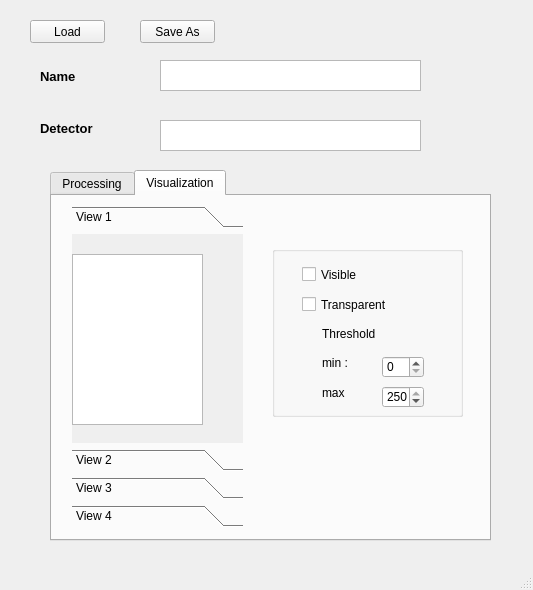
<?xml version="1.0" encoding="UTF-8"?>
<ui version="4.0">
 <class>MainWindow</class>
 <widget class="QMainWindow" name="MainWindow">
  <property name="geometry">
   <rect>
    <x>0</x>
    <y>0</y>
    <width>533</width>
    <height>590</height>
   </rect>
  </property>
  <property name="windowTitle">
   <string>Preset Editor</string>
  </property>
  <property name="animated">
   <bool>true</bool>
  </property>
  <widget class="QWidget" name="centralwidget">
   <widget class="QPushButton" name="loadButton">
    <property name="geometry">
     <rect>
      <x>30</x>
      <y>20</y>
      <width>75</width>
      <height>23</height>
     </rect>
    </property>
    <property name="text">
     <string>Load</string>
    </property>
   </widget>
   <widget class="QPushButton" name="saveAsButton">
    <property name="geometry">
     <rect>
      <x>140</x>
      <y>20</y>
      <width>75</width>
      <height>23</height>
     </rect>
    </property>
    <property name="text">
     <string>Save As</string>
    </property>
    <property name="autoDefault">
     <bool>false</bool>
    </property>
    <property name="default">
     <bool>false</bool>
    </property>
    <property name="flat">
     <bool>false</bool>
    </property>
   </widget>
   <widget class="QLabel" name="nameLabel">
    <property name="geometry">
     <rect>
      <x>40</x>
      <y>70</y>
      <width>47</width>
      <height>13</height>
     </rect>
    </property>
    <property name="font">
     <font>
      <pointsize>10</pointsize>
      <weight>75</weight>
      <bold>true</bold>
     </font>
    </property>
    <property name="text">
     <string>Name</string>
    </property>
   </widget>
   <widget class="QLabel" name="detektorLabel">
    <property name="geometry">
     <rect>
      <x>40</x>
      <y>120</y>
      <width>81</width>
      <height>16</height>
     </rect>
    </property>
    <property name="font">
     <font>
      <pointsize>10</pointsize>
      <weight>75</weight>
      <bold>true</bold>
     </font>
    </property>
    <property name="text">
     <string>Detector</string>
    </property>
   </widget>
   <widget class="QPlainTextEdit" name="nameBox">
    <property name="geometry">
     <rect>
      <x>160</x>
      <y>60</y>
      <width>261</width>
      <height>31</height>
     </rect>
    </property>
   </widget>
   <widget class="QPlainTextEdit" name="detectorBox">
    <property name="geometry">
     <rect>
      <x>160</x>
      <y>120</y>
      <width>261</width>
      <height>31</height>
     </rect>
    </property>
   </widget>
   <widget class="QTabWidget" name="tabWidget">
    <property name="geometry">
     <rect>
      <x>50</x>
      <y>170</y>
      <width>441</width>
      <height>371</height>
     </rect>
    </property>
    <property name="currentIndex">
     <number>1</number>
    </property>
    <widget class="QWidget" name="tab">
     <attribute name="title">
      <string>Processing</string>
     </attribute>
     <widget class="QPushButton" name="addItemButton">
      <property name="geometry">
       <rect>
        <x>20</x>
        <y>270</y>
        <width>61</width>
        <height>23</height>
       </rect>
      </property>
      <property name="font">
       <font>
        <weight>50</weight>
        <bold>false</bold>
       </font>
      </property>
      <property name="text">
       <string>+</string>
      </property>
     </widget>
     <widget class="QPushButton" name="deleteItemButton">
      <property name="geometry">
       <rect>
        <x>100</x>
        <y>270</y>
        <width>31</width>
        <height>23</height>
       </rect>
      </property>
      <property name="text">
       <string>-</string>
      </property>
     </widget>
     <widget class="QGroupBox" name="groupBox">
      <property name="geometry">
       <rect>
        <x>20</x>
        <y>30</y>
        <width>120</width>
        <height>181</height>
       </rect>
      </property>
      <property name="title">
       <string>User Selected Spectra</string>
      </property>
      <widget class="QCheckBox" name="hbCheck">
       <property name="geometry">
        <rect>
         <x>20</x>
         <y>40</y>
         <width>70</width>
         <height>17</height>
        </rect>
       </property>
       <property name="text">
        <string> Hb</string>
       </property>
      </widget>
      <widget class="QCheckBox" name="hb02Check">
       <property name="geometry">
        <rect>
         <x>20</x>
         <y>60</y>
         <width>70</width>
         <height>17</height>
        </rect>
       </property>
       <property name="text">
        <string> Hb02</string>
       </property>
      </widget>
      <widget class="QCheckBox" name="melaninCHeck">
       <property name="geometry">
        <rect>
         <x>20</x>
         <y>80</y>
         <width>70</width>
         <height>17</height>
        </rect>
       </property>
       <property name="text">
        <string>Melanin</string>
       </property>
      </widget>
      <widget class="QCheckBox" name="icgCheck">
       <property name="geometry">
        <rect>
         <x>20</x>
         <y>100</y>
         <width>70</width>
         <height>17</height>
        </rect>
       </property>
       <property name="text">
        <string>ICG</string>
       </property>
      </widget>
     </widget>
    </widget>
    <widget class="QWidget" name="tab_2">
     <attribute name="title">
      <string>Visualization</string>
     </attribute>
     <widget class="QToolBox" name="toolBox">
      <property name="geometry">
       <rect>
        <x>20</x>
        <y>10</y>
        <width>171</width>
        <height>321</height>
       </rect>
      </property>
      <property name="currentIndex">
       <number>0</number>
      </property>
      <widget class="QWidget" name="page">
       <property name="geometry">
        <rect>
         <x>0</x>
         <y>0</y>
         <width>171</width>
         <height>213</height>
        </rect>
       </property>
       <attribute name="label">
        <string>View 1</string>
       </attribute>
       <widget class="QListView" name="listView">
        <property name="geometry">
         <rect>
          <x>0</x>
          <y>20</y>
          <width>131</width>
          <height>171</height>
         </rect>
        </property>
       </widget>
      </widget>
      <widget class="QWidget" name="page_2">
       <property name="geometry">
        <rect>
         <x>0</x>
         <y>0</y>
         <width>171</width>
         <height>213</height>
        </rect>
       </property>
       <attribute name="label">
        <string>View 2</string>
       </attribute>
       <widget class="QListView" name="listView_2">
        <property name="geometry">
         <rect>
          <x>0</x>
          <y>20</y>
          <width>131</width>
          <height>171</height>
         </rect>
        </property>
       </widget>
      </widget>
      <widget class="QWidget" name="page_3">
       <attribute name="label">
        <string>View 3</string>
       </attribute>
       <widget class="QListView" name="listView_3">
        <property name="geometry">
         <rect>
          <x>0</x>
          <y>20</y>
          <width>131</width>
          <height>171</height>
         </rect>
        </property>
       </widget>
      </widget>
      <widget class="QWidget" name="page_4">
       <attribute name="label">
        <string>View 4</string>
       </attribute>
       <widget class="QListView" name="listView_4">
        <property name="geometry">
         <rect>
          <x>0</x>
          <y>20</y>
          <width>131</width>
          <height>171</height>
         </rect>
        </property>
       </widget>
      </widget>
     </widget>
     <widget class="QGroupBox" name="groupBox_2">
      <property name="geometry">
       <rect>
        <x>220</x>
        <y>50</y>
        <width>191</width>
        <height>171</height>
       </rect>
      </property>
      <property name="title">
       <string/>
      </property>
      <widget class="QCheckBox" name="visibleCheck">
       <property name="geometry">
        <rect>
         <x>30</x>
         <y>20</y>
         <width>70</width>
         <height>17</height>
        </rect>
       </property>
       <property name="text">
        <string>Visible</string>
       </property>
      </widget>
      <widget class="QCheckBox" name="transparentCheck">
       <property name="geometry">
        <rect>
         <x>30</x>
         <y>50</y>
         <width>91</width>
         <height>17</height>
        </rect>
       </property>
       <property name="text">
        <string>Transparent</string>
       </property>
      </widget>
      <widget class="QLabel" name="tresholdLabel">
       <property name="geometry">
        <rect>
         <x>50</x>
         <y>80</y>
         <width>81</width>
         <height>16</height>
        </rect>
       </property>
       <property name="text">
        <string>Threshold</string>
       </property>
      </widget>
      <widget class="QSpinBox" name="minBox">
       <property name="geometry">
        <rect>
         <x>110</x>
         <y>110</y>
         <width>42</width>
         <height>22</height>
        </rect>
       </property>
       <property name="maximum">
        <number>250</number>
       </property>
      </widget>
      <widget class="QSpinBox" name="maxBox">
       <property name="geometry">
        <rect>
         <x>110</x>
         <y>140</y>
         <width>42</width>
         <height>22</height>
        </rect>
       </property>
       <property name="maximum">
        <number>250</number>
       </property>
       <property name="value">
        <number>250</number>
       </property>
      </widget>
      <widget class="QLabel" name="minLabel">
       <property name="geometry">
        <rect>
         <x>50</x>
         <y>110</y>
         <width>47</width>
         <height>13</height>
        </rect>
       </property>
       <property name="text">
        <string>min : </string>
       </property>
      </widget>
      <widget class="QLabel" name="maxLabel">
       <property name="geometry">
        <rect>
         <x>50</x>
         <y>140</y>
         <width>47</width>
         <height>13</height>
        </rect>
       </property>
       <property name="text">
        <string>max</string>
       </property>
      </widget>
     </widget>
    </widget>
   </widget>
  </widget>
  <widget class="QMenuBar" name="menubar">
   <property name="geometry">
    <rect>
     <x>0</x>
     <y>0</y>
     <width>533</width>
     <height>21</height>
    </rect>
   </property>
  </widget>
  <widget class="QStatusBar" name="statusbar"/>
 </widget>
 <resources/>
 <connections/>
</ui>
